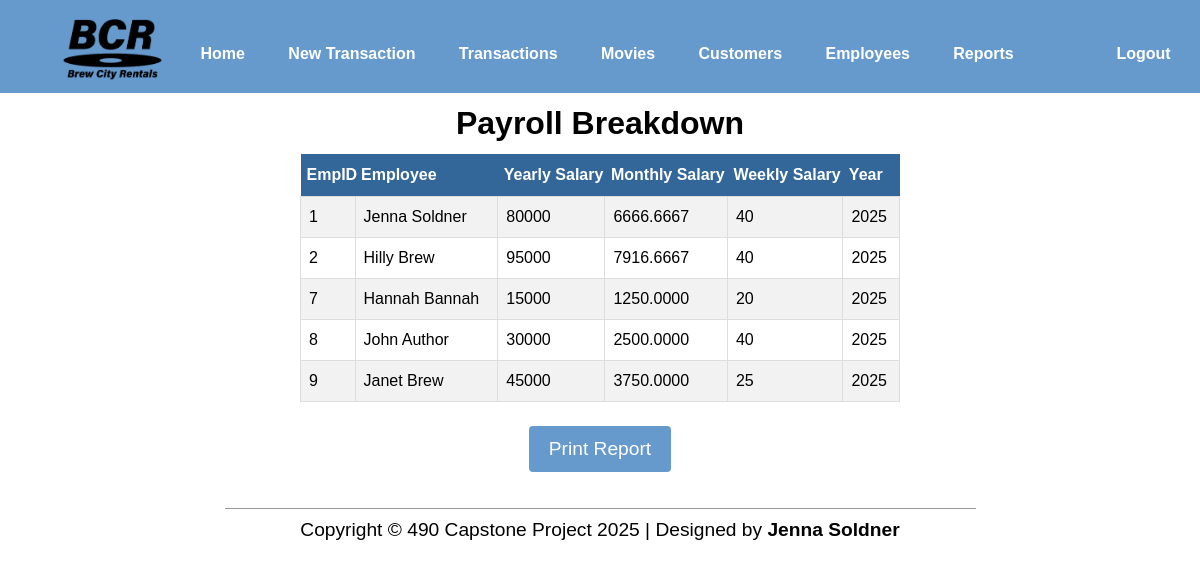
/htdocs/reports/payroll.php (signed in), run on the app's committed database.
### tables this page shows
CREATE TABLE `Users` (
  `EmpID` int NOT NULL,
  `FirstName` varchar(100) NOT NULL,
  `LastName` varchar(100) NOT NULL,
  `Phone` int NOT NULL,
  `StreetAdr` varchar(100) NOT NULL,
  `City` varchar(100) NOT NULL,
  `State` varchar(2) NOT NULL,
  `Zip` int NOT NULL,
  `Email` varchar(100) NOT NULL,
  `Salary` int NOT NULL,
  `WorkHours` int NOT NULL DEFAULT '40',
  `password` varchar(30) NOT NULL DEFAULT 'password',
  `IsManager` tinyint(1) NOT NULL DEFAULT '0',
  `HireDate` date DEFAULT NULL
);

### htdocs/reports/payroll.php (the view, shortened to what this page needs)
<?php
include ('../includes/header.php');
if (!isset($_SESSION['empid'])){
    echo("<h2>You are not logged in.</h2>
        <form action='login.php''>
            <input type='submit' name='submit' value='Login'/>
        </form>
    <p><br /><br /></p>");
    include ('../includes/footer.php');
	exit();
}else{
    require_once ('../../mysqli_connect.php');
    echo ("<center>");
    echo ("<h1 class='pagetitle'>Payroll Breakdown</h1>");
    $query = "SELECT
                u.EmpID,
                CONCAT(u.FirstName, ' ', u.LastName) AS Employee,
                u.Salary AS YearlySalary,
                (u.Salary / 12) AS MonthlySalary,
                u.WorkHours AS WeeklyHours,
                YEAR(t.RentalDate) AS Year
            FROM Users u
            LEFT JOIN Transactions t ON u.EmpID = t.EmpID AND t.RentalDate IS NOT NULL
            LEFT JOIN TransactionMovies tm ON t.TransID = tm.TransID
            GROUP BY Year, u.EmpID
            ORDER BY Year DESC, u.EmpID;
        ";
    $result = @mysqli_query($dbc, $query);
    echo "<table id='allTables' style='width:50%;'><tr>
        <th>EmpID</th><th>Employee</th><th>Yearly Salary</th><th>Monthly Salary</th><th>Weekly Salary</th><th>Year</th></tr>";
    while ($row = mysqli_fetch_array($result, MYSQLI_ASSOC)) {
        echo "<tr><td>" . $row['EmpID'] . "</td>";
        echo "<td>" . $row['Employee'] . "</td>";
        echo "<td>" . $row['YearlySalary'] . "</td>";
        echo "<td>" . $row['MonthlySalary'] . "</td>";
        echo "<td>" . $row['WeeklyHours'] . "</td>";
        echo "<td>" . $row['Year'] . "</td>";
    }
    echo "</table>";
    echo("
        <input type='submit' class='printbtn' onclick='window.print()' name='submit' value='Print Report'/>
    ");
    include ('../includes/footer.php');
}
?>

### data on the page
users: EmpID "1", Employee "Jenna Soldner", Salary "80000", MonthlySalary "6666.6667", WorkHours "40", Year "2025"
users: EmpID "2", Employee "Hilly Brew", Salary "95000", MonthlySalary "7916.6667", WorkHours "40", Year "2025"
users: EmpID "7", Employee "Hannah Bannah", Salary "15000", MonthlySalary "1250.0000", WorkHours "20", Year "2025"
users: EmpID "8", Employee "John Author", Salary "30000", MonthlySalary "2500.0000", WorkHours "40", Year "2025"
users: EmpID "9", Employee "Janet Brew", Salary "45000", MonthlySalary "3750.0000", WorkHours "25", Year "2025"
